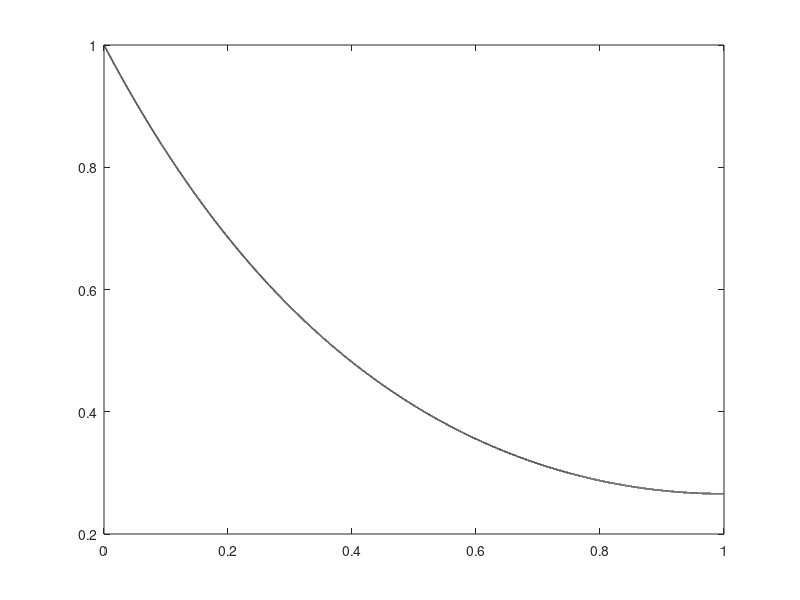
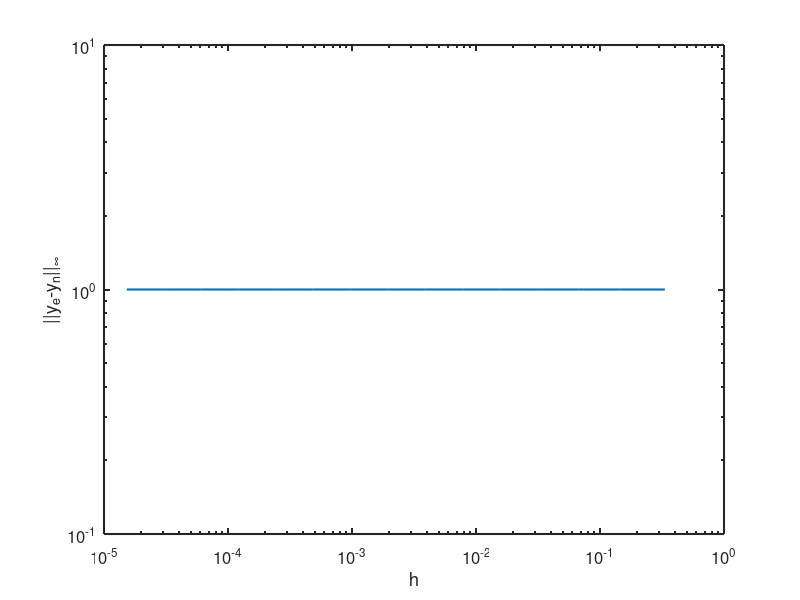

The MATLAB source for these figures, in order:
clear all; clc; clf
%addpath ('/home/itba/Documents/mna/scripts/MNA-scripts/guia15')
addpath ('Path donde estna THMA')

Np=2.^[2:1:16];
a=0;
b=1;
ya=1;
ypb=0;
alpha2=4;
sqalpha=sqrt(alpha2);
err=zeros(size(Np));


flg_e='B2'

for i=1:length(Np)
N=Np(i);
Nm1=N-1;
d0=ones(N,1);
rp=ones(Nm1,1);
rm=ones(Nm1,1);
rm2=zeros(Nm1-1,1);
rp2=zeros(Nm1-1,1);


h=(b-a)/(Nm1);
x=[(0:1:Nm1)]'*h;
d=(2+alpha2*h^2);
jota=1:(Nm1);
rm= ones(Nm1,1);
rp= ones(Nm1,1);
d0=-ones(N,1)*d;
f=zeros(N,1);


switch (flg_e)
  case 'B2'
%%%%%%%%%%%%%%%%%%%%%%%%%%%%%%%%%%%%%%%%%%%%%%%%%%
%%                  Backward 2do Orden
d0(1)=ya;
d0(end)=3;
rp(end)=-4;
rm(1)=0;
rp2=zeros(N-2,1);
rp2(end)=1;
#comentar para usar sparse
#f(1)=ya;
#f(end)= 2*ypb*h;

#M=diag(d0)+diag(rm,1)+diag(rp,-1)+diag(rp2,-2);
#descomentar para usar sparse
M=sparse(N,N);
rsp1=[rp;0];
rsp2=[rp2;0;0];
rsm1=[0; rm];
B=[rsp2 rsp1 d0 rsm1];
M=spdiags(B,-2:1,N,N);
yn= M\f ;

%%%%%%%%%%%%%%%%%%%%%%%%%%%%%%%%%%%%%%%%%%%%%%%%%%
case 'B1'
%%%%%%%%%%%%%%%%%%%%%%%%%%%%%%%%%%%%%%%%%%%%%%%%%%
%%                  Backward 1er Orden
rp(end)=-1;
d0(end)=1;
f(end)=ypb*h;
yn=[ya;THMA(rp,d0, rm,f)];
%%%%%%%%%%%%%%%%%%%%%%%%%%%%%%%%%%%%%%%%%%%%%%%%%%
otherwise
%%%%%%%%%%%%%%%%%%%%%%%%%%%%%%%%%%%%%%%%%%%%%%%%%%
%%                  Centrado 2do Orden
rp(end)=2;
f(end)=-2*ypb*h;
yn=[ya;THMA(rp,d0, rm,f)];
%%%%%%%%%%%%%%%%%%%%%%%%%%%%%%%%%%%%%%%%%%%%%%%%%%
endswitch


##
plot(x,yn,'-r','linewidth',1.2)
##
##%print -dpng 'bvpe16.png'

ye=cosh(sqalpha*(x-1))/cosh(sqalpha);
err(i)=norm((ye-yn),'inf');
vh(i)=h;
##
fprintf('Numero de puntos %i. error %f\n',N, err(i))
##
end 

plot(x,ye,'-k','linewidth',1.2)

figure(2)
loglog(vh,err,'linewidth',1.5)
set(gca, "linewidth", 1.5, "fontsize", 12)
xlabel('h')
ylabel('||y_e-y_n||_{\infty}')
##print -dpng 'bvpNCC2.png'
